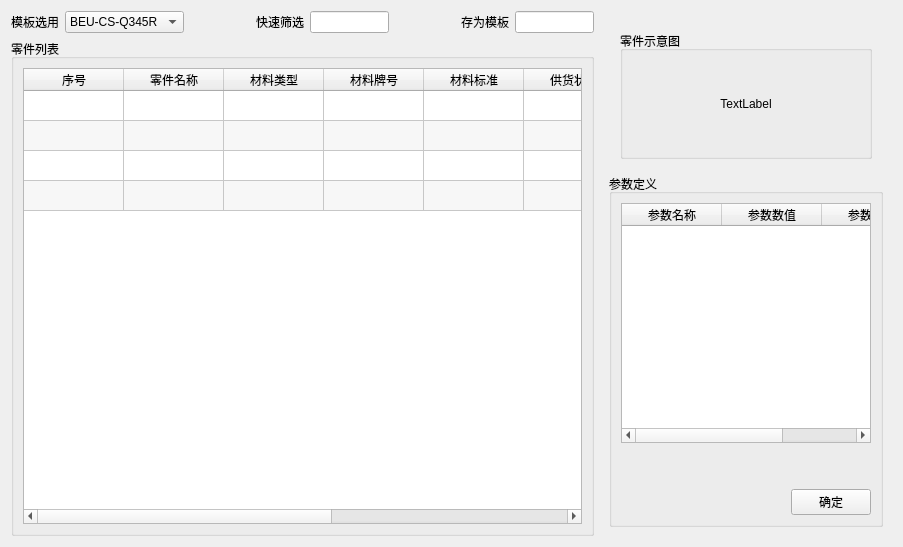
<?xml version="1.0" encoding="UTF-8"?>
<ui version="4.0">
 <class>Form</class>
 <widget class="QWidget" name="Form">
  <property name="geometry">
   <rect>
    <x>0</x>
    <y>0</y>
    <width>903</width>
    <height>547</height>
   </rect>
  </property>
  <property name="windowTitle">
   <string>Form</string>
  </property>
  <layout class="QHBoxLayout" name="horizontalLayout_18">
   <item>
    <layout class="QHBoxLayout" name="horizontalLayout_10" stretch="2,1">
     <property name="rightMargin">
      <number>0</number>
     </property>
     <item>
      <layout class="QVBoxLayout" name="verticalLayout" stretch="2,8">
       <property name="leftMargin">
        <number>0</number>
       </property>
       <property name="topMargin">
        <number>0</number>
       </property>
       <property name="rightMargin">
        <number>0</number>
       </property>
       <property name="bottomMargin">
        <number>0</number>
       </property>
       <item>
        <layout class="QHBoxLayout" name="horizontalLayout_4" stretch="2,1,2,1,2">
         <property name="leftMargin">
          <number>0</number>
         </property>
         <property name="topMargin">
          <number>0</number>
         </property>
         <property name="rightMargin">
          <number>0</number>
         </property>
         <property name="bottomMargin">
          <number>0</number>
         </property>
         <item>
          <layout class="QHBoxLayout" name="horizontalLayout">
           <item>
            <widget class="QLabel" name="label">
             <property name="text">
              <string>模板选用</string>
             </property>
            </widget>
           </item>
           <item>
            <widget class="QComboBox" name="comboBox_template">
             <property name="sizePolicy">
              <sizepolicy hsizetype="Expanding" vsizetype="Fixed">
               <horstretch>0</horstretch>
               <verstretch>0</verstretch>
              </sizepolicy>
             </property>
             <item>
              <property name="text">
               <string>BEU-CS-Q345R</string>
              </property>
             </item>
            </widget>
           </item>
          </layout>
         </item>
         <item>
          <spacer name="horizontalSpacer">
           <property name="orientation">
            <enum>Qt::Horizontal</enum>
           </property>
           <property name="sizeHint" stdset="0">
            <size>
             <width>40</width>
             <height>20</height>
            </size>
           </property>
          </spacer>
         </item>
         <item>
          <layout class="QHBoxLayout" name="horizontalLayout_2">
           <item>
            <widget class="QLabel" name="label_2">
             <property name="text">
              <string>快速筛选</string>
             </property>
            </widget>
           </item>
           <item>
            <widget class="QLineEdit" name="lineEdit"/>
           </item>
          </layout>
         </item>
         <item>
          <spacer name="horizontalSpacer_6">
           <property name="orientation">
            <enum>Qt::Horizontal</enum>
           </property>
           <property name="sizeHint" stdset="0">
            <size>
             <width>40</width>
             <height>20</height>
            </size>
           </property>
          </spacer>
         </item>
         <item>
          <layout class="QHBoxLayout" name="horizontalLayout_3">
           <item>
            <widget class="QLabel" name="label_3">
             <property name="text">
              <string>存为模板</string>
             </property>
            </widget>
           </item>
           <item>
            <widget class="QLineEdit" name="lineEdit_2"/>
           </item>
          </layout>
         </item>
        </layout>
       </item>
       <item>
        <widget class="QGroupBox" name="groupBox_3">
         <property name="sizePolicy">
          <sizepolicy hsizetype="Expanding" vsizetype="Expanding">
           <horstretch>0</horstretch>
           <verstretch>0</verstretch>
          </sizepolicy>
         </property>
         <property name="title">
          <string>零件列表</string>
         </property>
         <layout class="QHBoxLayout" name="horizontalLayout_5">
          <item>
           <widget class="QTableWidget" name="tableWidget">
            <property name="alternatingRowColors">
             <bool>true</bool>
            </property>
            <attribute name="verticalHeaderVisible">
             <bool>false</bool>
            </attribute>
            <row>
             <property name="text">
              <string/>
             </property>
            </row>
            <row>
             <property name="text">
              <string/>
             </property>
            </row>
            <row>
             <property name="text">
              <string/>
             </property>
            </row>
            <row>
             <property name="text">
              <string/>
             </property>
            </row>
            <column>
             <property name="text">
              <string>序号</string>
             </property>
            </column>
            <column>
             <property name="text">
              <string>零件名称</string>
             </property>
            </column>
            <column>
             <property name="text">
              <string>材料类型</string>
             </property>
            </column>
            <column>
             <property name="text">
              <string>材料牌号</string>
             </property>
            </column>
            <column>
             <property name="text">
              <string>材料标准</string>
             </property>
            </column>
            <column>
             <property name="text">
              <string>供货状态</string>
             </property>
            </column>
            <column>
             <property name="text">
              <string>有无覆层</string>
             </property>
            </column>
            <column>
             <property name="text">
              <string>是否定义</string>
             </property>
            </column>
            <column>
             <property name="text">
              <string>所属部件</string>
             </property>
            </column>
           </widget>
          </item>
         </layout>
        </widget>
       </item>
      </layout>
     </item>
     <item>
      <layout class="QVBoxLayout" name="verticalLayout_8" stretch="2,5">
       <item>
        <layout class="QVBoxLayout" name="verticalLayout_7">
         <property name="leftMargin">
          <number>0</number>
         </property>
         <property name="topMargin">
          <number>0</number>
         </property>
         <item>
          <spacer name="horizontalSpacer_7">
           <property name="orientation">
            <enum>Qt::Horizontal</enum>
           </property>
           <property name="sizeHint" stdset="0">
            <size>
             <width>40</width>
             <height>20</height>
            </size>
           </property>
          </spacer>
         </item>
         <item>
          <layout class="QHBoxLayout" name="horizontalLayout_6">
           <item>
            <spacer name="verticalSpacer_3">
             <property name="orientation">
              <enum>Qt::Vertical</enum>
             </property>
             <property name="sizeHint" stdset="0">
              <size>
               <width>20</width>
               <height>40</height>
              </size>
             </property>
            </spacer>
           </item>
           <item>
            <widget class="QGroupBox" name="groupBox">
             <property name="title">
              <string>零件示意图</string>
             </property>
             <layout class="QHBoxLayout" name="horizontalLayout_6">
              <item>
               <widget class="QLabel" name="label_4">
                <property name="sizePolicy">
                 <sizepolicy hsizetype="Expanding" vsizetype="Expanding">
                  <horstretch>0</horstretch>
                  <verstretch>0</verstretch>
                 </sizepolicy>
                </property>
                <property name="text">
                 <string>TextLabel</string>
                </property>
                <property name="scaledContents">
                 <bool>true</bool>
                </property>
                <property name="alignment">
                 <set>Qt::AlignCenter</set>
                </property>
               </widget>
              </item>
             </layout>
            </widget>
           </item>
           <item>
            <spacer name="verticalSpacer_2">
             <property name="orientation">
              <enum>Qt::Vertical</enum>
             </property>
             <property name="sizeHint" stdset="0">
              <size>
               <width>20</width>
               <height>40</height>
              </size>
             </property>
            </spacer>
           </item>
          </layout>
         </item>
        </layout>
       </item>
       <item>
        <layout class="QVBoxLayout" name="verticalLayout_6">
         <item>
          <widget class="QStackedWidget" name="stackedWidget">
           <property name="currentIndex">
            <number>1</number>
           </property>
           <widget class="QWidget" name="page">
            <layout class="QHBoxLayout" name="horizontalLayout_10">
             <item>
              <widget class="QGroupBox" name="groupBox_4">
               <property name="title">
                <string>参数定义</string>
               </property>
               <layout class="QHBoxLayout" name="horizontalLayout_8">
                <item>
                 <layout class="QVBoxLayout" name="verticalLayout_4">
                  <property name="topMargin">
                   <number>0</number>
                  </property>
                  <property name="bottomMargin">
                   <number>0</number>
                  </property>
                  <item>
                   <layout class="QVBoxLayout" name="verticalLayout_9">
                    <property name="leftMargin">
                     <number>0</number>
                    </property>
                    <property name="topMargin">
                     <number>0</number>
                    </property>
                    <property name="bottomMargin">
                     <number>0</number>
                    </property>
                    <item>
                     <layout class="QHBoxLayout" name="horizontalLayout_13" stretch="0">
                      <property name="rightMargin">
                       <number>0</number>
                      </property>
                      <item>
                       <widget class="QTabWidget" name="tabWidget">
                        <property name="currentIndex">
                         <number>0</number>
                        </property>
                        <widget class="QWidget" name="tab_6">
                         <attribute name="title">
                          <string>管口分类1</string>
                         </attribute>
                         <layout class="QHBoxLayout" name="horizontalLayout_17">
                          <item>
                           <widget class="QTableWidget" name="tableWidget_guankou"/>
                          </item>
                         </layout>
                        </widget>
                       </widget>
                      </item>
                     </layout>
                    </item>
                    <item>
                     <layout class="QHBoxLayout" name="horizontalLayout_7">
                      <property name="leftMargin">
                       <number>0</number>
                      </property>
                      <property name="rightMargin">
                       <number>0</number>
                      </property>
                      <property name="bottomMargin">
                       <number>0</number>
                      </property>
                      <item>
                       <widget class="QPushButton" name="pushButton_3">
                        <property name="text">
                         <string>清空</string>
                        </property>
                       </widget>
                      </item>
                      <item>
                       <spacer name="horizontalSpacer_2">
                        <property name="orientation">
                         <enum>Qt::Horizontal</enum>
                        </property>
                        <property name="sizeHint" stdset="0">
                         <size>
                          <width>40</width>
                          <height>20</height>
                         </size>
                        </property>
                       </spacer>
                      </item>
                      <item>
                       <widget class="QPushButton" name="pushButton_2">
                        <property name="text">
                         <string>确定</string>
                        </property>
                       </widget>
                      </item>
                     </layout>
                    </item>
                   </layout>
                  </item>
                 </layout>
                </item>
               </layout>
              </widget>
             </item>
            </layout>
           </widget>
           <widget class="QWidget" name="page_2">
            <layout class="QHBoxLayout" name="horizontalLayout_12">
             <item>
              <widget class="QGroupBox" name="groupBox_5">
               <property name="title">
                <string>参数定义</string>
               </property>
               <layout class="QHBoxLayout" name="horizontalLayout_9">
                <item>
                 <layout class="QVBoxLayout" name="verticalLayout_5" stretch="20,0,1">
                  <item>
                   <widget class="QTableWidget" name="tableWidget_para">
                    <attribute name="verticalHeaderVisible">
                     <bool>false</bool>
                    </attribute>
                    <column>
                     <property name="text">
                      <string>参数名称</string>
                     </property>
                    </column>
                    <column>
                     <property name="text">
                      <string>参数数值</string>
                     </property>
                    </column>
                    <column>
                     <property name="text">
                      <string>参数单位</string>
                     </property>
                    </column>
                   </widget>
                  </item>
                  <item>
                   <spacer name="verticalSpacer">
                    <property name="orientation">
                     <enum>Qt::Vertical</enum>
                    </property>
                    <property name="sizeHint" stdset="0">
                     <size>
                      <width>20</width>
                      <height>40</height>
                     </size>
                    </property>
                   </spacer>
                  </item>
                  <item>
                   <layout class="QHBoxLayout" name="horizontalLayout_11">
                    <item>
                     <spacer name="horizontalSpacer_5">
                      <property name="orientation">
                       <enum>Qt::Horizontal</enum>
                      </property>
                      <property name="sizeHint" stdset="0">
                       <size>
                        <width>40</width>
                        <height>20</height>
                       </size>
                      </property>
                     </spacer>
                    </item>
                    <item>
                     <widget class="QPushButton" name="pushButton_8">
                      <property name="text">
                       <string>确定</string>
                      </property>
                     </widget>
                    </item>
                   </layout>
                  </item>
                 </layout>
                </item>
               </layout>
              </widget>
             </item>
            </layout>
           </widget>
          </widget>
         </item>
         <item>
          <layout class="QHBoxLayout" name="horizontalLayout_12"/>
         </item>
        </layout>
       </item>
      </layout>
     </item>
    </layout>
   </item>
  </layout>
 </widget>
 <resources/>
 <connections/>
</ui>
